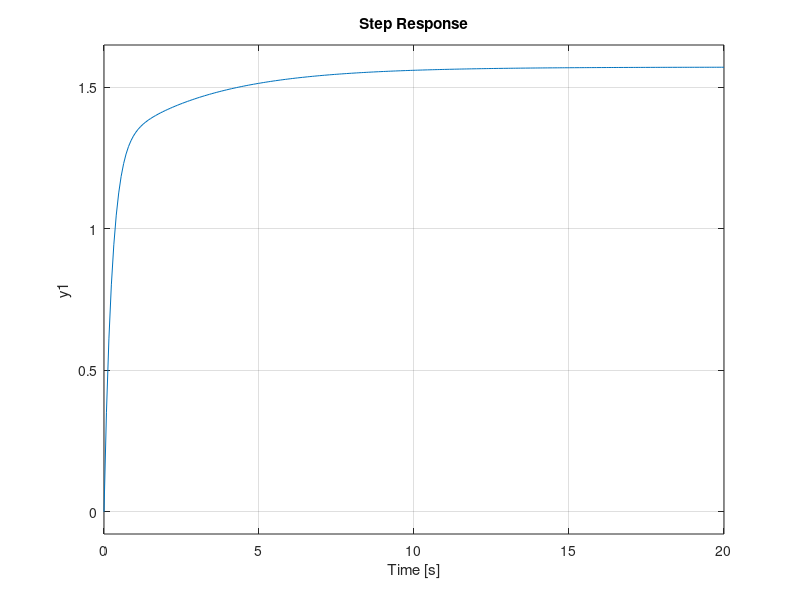

Source code (MATLAB):
Kyaw=1;
a=1;
A_yaw=[a 0; 
   1 0];
B_yaw=[Kyaw 0]';
Q_yaw=[1 0;
   0 1];
R_yaw=0.6;

[K_yaw, P_yaw, eigen_yaw] = lqr(A_yaw,B_yaw,Q_yaw,R_yaw);
s = tf('s');
tfYaw = (K_yaw(1)*Kyaw*s+K_yaw(2))/(s^2+(K_yaw(1)*Kyaw+a)*s+K_yaw(2)*Kyaw); 
step(tfYaw*pi/2)